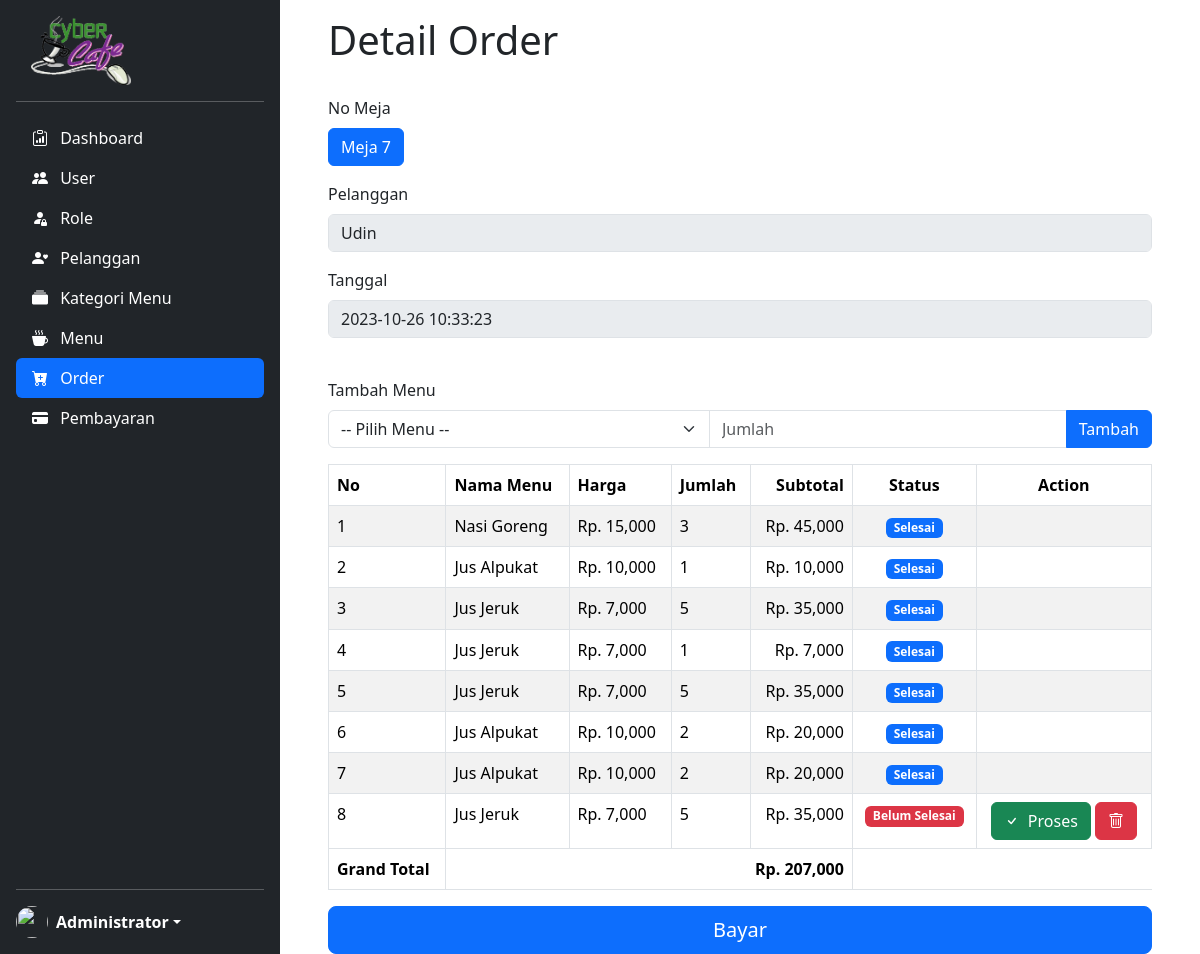
The app's page /detail-order.php?id=2 (signed in) with its own data.
### tables this page shows
CREATE TABLE `order` (
  `id_order` int(11) NOT NULL,
  `no_meja` varchar(30) NOT NULL,
  `tanggal` datetime NOT NULL,
  `id_user` int(11) NOT NULL,
  `id_pelanggan` int(11) NOT NULL,
  `total` int(11) NOT NULL,
  `status_order` enum('Selesai','Menunggu Pembayaran','Belum Selesai') NOT NULL
);

CREATE TABLE `pelanggan` (
  `id_pelanggan` int(11) NOT NULL,
  `nama_pelanggan` varchar(30) NOT NULL,
  `alamat` text NOT NULL,
  `no_telepon` varchar(13) NOT NULL,
  `jenis_kelamin` enum('Laki-laki','Perempuan') NOT NULL,
  `tempat_lahir` varchar(20) NOT NULL,
  `tanggal_lahir` date NOT NULL,
  `jenis_pelanggan` enum('Gold','Silver','Bronze') NOT NULL
);

CREATE TABLE `detail_order` (
  `id_detail_order` int(11) NOT NULL,
  `id_order` int(11) NOT NULL,
  `id_menu` int(11) NOT NULL,
  `jumlah` int(11) NOT NULL,
  `status_detail_order` enum('Selesai','Belum Selesai') NOT NULL
);

CREATE TABLE `menu` (
  `id_menu` int(11) NOT NULL,
  `nama_menu` varchar(100) NOT NULL,
  `harga_menu` int(11) NOT NULL,
  `id_kategori` int(11) NOT NULL,
  `foto_menu` varchar(100) NOT NULL,
  `status_menu` varchar(50) NOT NULL
);

### detail-order.php (the view, shortened to what this page needs)
<!DOCTYPE html>
<html>
<head>
    <?php
	include "header.php";
	?>
</head>
<body>
    <main id="fullpage">
        <?php
        include "sidebar.php";
        $id = $_GET['id'];
        ?>
        <div class="container pt-3 me-0 pe-5 ps-5 scrollarea">
            <div class="row">
                <div class="col">
                    <h1>Detail Order</h1><br>
                    <form method="post">
                        <?php
                            $sql = "SELECT * FROM `order` o JOIN pelanggan p ON o.id_pelanggan=p.id_pelanggan WHERE o.id_order='$id'";
                            $order = mysqli_query($conn, $sql);
                            while($row = mysqli_fetch_array($order)){
                                $no_meja = $row['no_meja'];
                                $nama_pelanggan = $row['nama_pelanggan'];
                                $tanggal = $row['tanggal'];
                            }
                        ?>
                        <div class="mb-3">
                            <label for="form-meja" class="form-label">No Meja</label><br>
                            <div class="btn-group" id="form-meja" role="group" aria-label="Pilih Meja">
                            <label class="btn btn-outline-primary" for="btnradio1">Meja <?=$no_meja?></label>
                            </div>
                        </div>
                        <div class="mb-3">
                            <label for="form-pelanggan" class="form-label">Pelanggan</label>
                            <input type="number " class="form-control" id="form-pelanggan" name="pelanggan" value="<?=$nama_pelanggan?>" disabled>
                        </div>
                        <div class="mb-3">
                            <label for="form-tanggal" class="form-label">Tanggal</label>
                            <input type="date " class="form-control" id="form-tanggal" name="tanggal" value="<?=$tanggal?>" disabled>
                        </div><br>
                        <div class="mb-3">
                        <label for="form-menu" class="form-label">Tambah Menu</label>
                            <div class="input-group">
                                <select class="form-select" id="form-menu" name='id_menu'>
                                    <option selected> -- Pilih Menu -- </option>
                                </select>
                                <input type="number" class="form-control" id="form-menu" name="jumlah" placeholder="Jumlah">
                                <input type="submit" name='add' value="Tambah" class="btn btn-primary">
                            </div>
                        </div>
                    </form>
                        <?php
                            $sql = "SELECT * FROM `detail_order` do JOIN `menu` m ON do.id_menu=m.id_menu WHERE do.id_order='$id'";
                            $detail = mysqli_query($conn, $sql);
                        ?>
                        <table class="table table-bordered table-striped table-hover" id="data-order">
                            <thead>
                                <tr>
                                    <th>No</th>
                                    <th>Nama Menu</th>
                                    <th>Harga</th>
                                    <th>Jumlah</th>
                                    <th class="text-end">Subtotal</th>
                                    <th class="text-center">Status</th>
                                    <th class="text-center">Action</th>
                                </tr>
                            </thead>
                            <tbody>
                                <?php $total = 0; foreach ($detail as $k => $row) :
                                if($row["status_detail_order"]=='Belum Selesai') $status='danger';
                                else if($row["status_detail_order"]=='Selesai') $status='primary';
                                ?>
                                <tr>
                                    <td><?= $k+1; ?></td>
                                    <td><?= $row["nama_menu"]; ?></td>
                                    <td>Rp. <?= number_format($row["harga_menu"]); ?></td>
                                    <td><?= $row["jumlah"]; ?></td>
                                    <td class="text-end">Rp. <?= number_format($row["harga_menu"]*$row["jumlah"]); ?></td>
                                    <td class="text-center"><span class="badge bg-<?=$status?>"><?= $row["status_detail_order"]; ?></span></td>
                                    <td class="text-center">
                                    <?php
                                        if($row["status_detail_order"]=='Belum Selesai') {
                                            echo "<a href='proses-order.php?id_detail_order=$row[id_detail_order]&id_order=$row[id_order]' class='btn btn-success'><i class='bi-check me-1'></i> Proses</a> ";
                                            echo "<a href='hapus-detail.php?id_detail_order=$row[id_detail_order]&id_order=$row[id_order]' class='btn btn-danger'><i class='bi-trash'></i></a>";
                                        }
                                    ?>
                                    </td>
                                </tr>
                                <?php $total += ($row["harga_menu"]*$row["jumlah"]); endforeach; ?>
                            </tbody>
                            <tfoot>
                                <tr>
                                    <th>Grand Total</th>
                                    <th colspan=4 class="text-end">Rp. <?= number_format($total); ?></th>
                                </tr>
                            </tfoot>
                        </table>
                        <form method="post" action="transaksi-order.php">
                            <input type="submit" name='simpan' value="Bayar" class="w-100 btn btn-lg btn-primary">
                        </form>
                </div>
            </div>
        </div>
    </main>
</body>
</html>

### css/style.css (style rules this page uses)
body { min-height: 100vh; min-height: -webkit-fill-available; display: block; }
html { height: -webkit-fill-available; }
#fullpage { display: flex; flex-wrap: nowrap; height: 100vh; height: -webkit-fill-available; max-height: 100vh; overflow-x: auto; overflow-y: hidden; }
.scrollarea { overflow-y: auto; }

### records on screen
order: no_meja "7", pelanggan "Udin", tanggal "2023-10-26 10:33:23"
detail_order: id_menu.nama_menu "Nasi Goreng", id_menu.harga_menu "15,000", jumlah "3", $row["harga_menu"]*$row["jumlah"] "45,000", status_detail_order "Selesai"
detail_order: id_menu.nama_menu "Jus Alpukat", id_menu.harga_menu "10,000", jumlah "1", $row["harga_menu"]*$row["jumlah"] "10,000", status_detail_order "Selesai"
detail_order: id_menu.nama_menu "Jus Jeruk", id_menu.harga_menu "7,000", jumlah "5", $row["harga_menu"]*$row["jumlah"] "35,000", status_detail_order "Selesai"
detail_order: id_menu.nama_menu "Jus Jeruk", id_menu.harga_menu "7,000", jumlah "1", $row["harga_menu"]*$row["jumlah"] "7,000", status_detail_order "Selesai"
detail_order: id_menu.nama_menu "Jus Jeruk", id_menu.harga_menu "7,000", jumlah "5", $row["harga_menu"]*$row["jumlah"] "35,000", status_detail_order "Selesai"
detail_order: id_menu.nama_menu "Jus Alpukat", id_menu.harga_menu "10,000", jumlah "2", $row["harga_menu"]*$row["jumlah"] "20,000", status_detail_order "Selesai"
detail_order: id_menu.nama_menu "Jus Alpukat", id_menu.harga_menu "10,000", jumlah "2", $row["harga_menu"]*$row["jumlah"] "20,000", status_detail_order "Selesai"
detail_order: id_menu.nama_menu "Jus Jeruk", id_menu.harga_menu "7,000", jumlah "5", $row["harga_menu"]*$row["jumlah"] "35,000", status_detail_order "Belum Selesai"

### other values on screen
$_SESSION['nama_user'] "Administrator"
$total "207,000"
